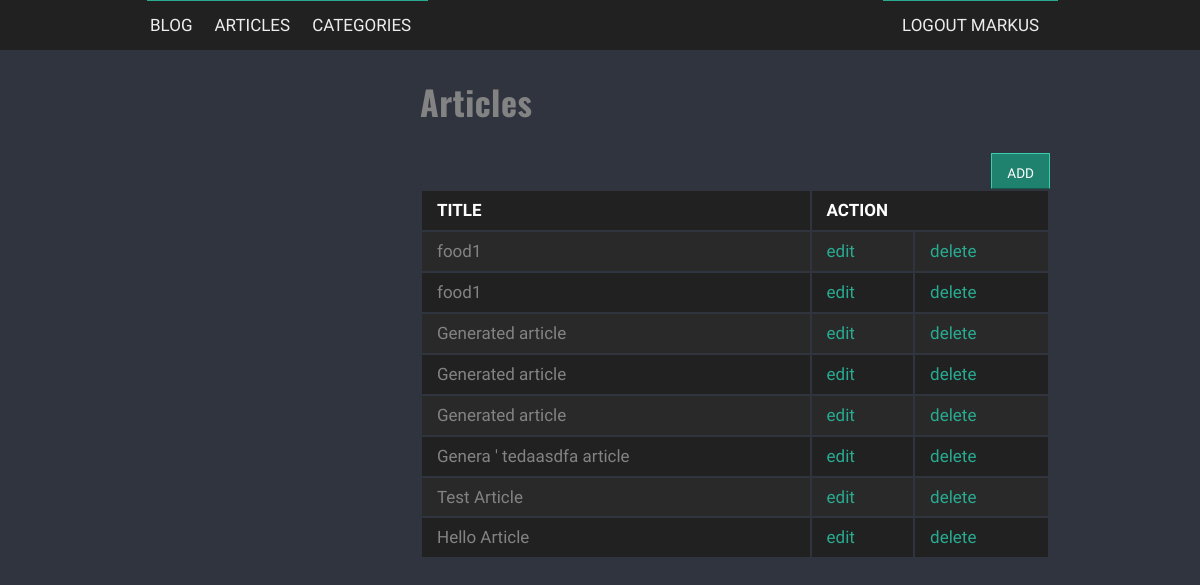
/admin/article.php (signed in), run on an earlier commit of the app's database.
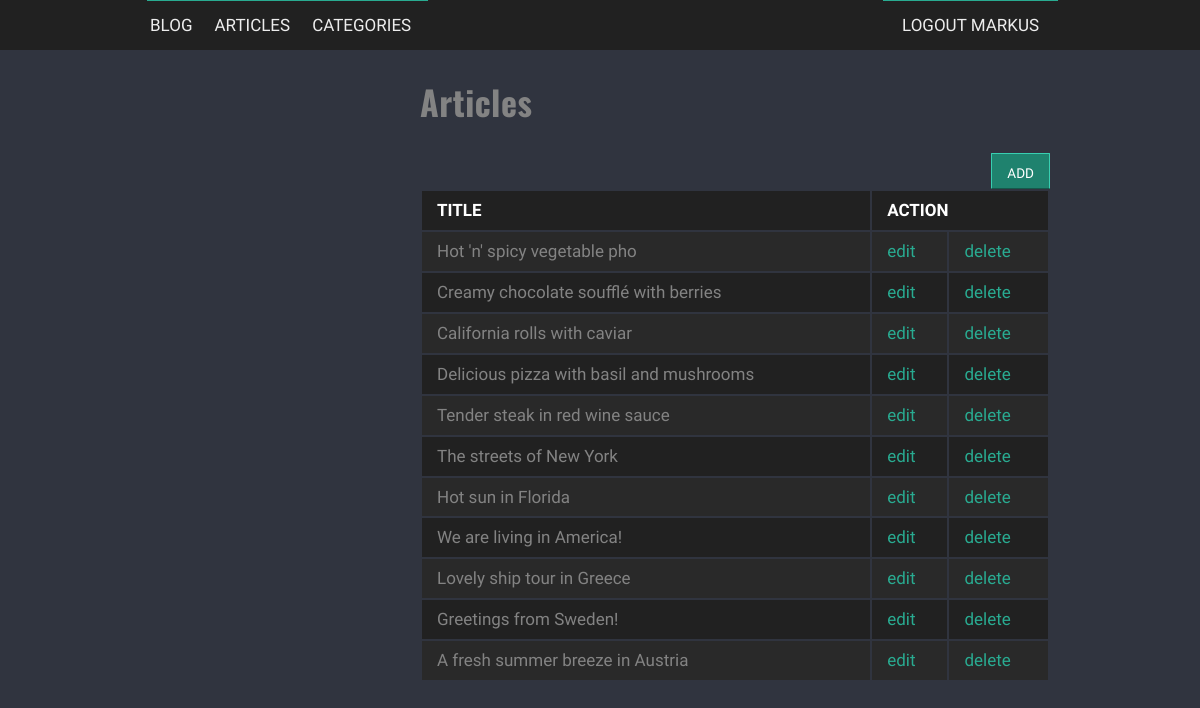
And on a later commit of the database.
### tables this page shows
CREATE TABLE IF NOT EXISTS `article` (
  `id` int(11) NOT NULL AUTO_INCREMENT,
  `slug` varchar(255) NOT NULL,
  `title` varchar(255) NOT NULL,
  `teaser` text NOT NULL,
  `content` text NOT NULL,
  `image` varchar(255) NOT NULL,
  `category_id` int(11) NOT NULL,
  `user_id` int(11) NOT NULL,
  `date_created` int(11) NOT NULL,
  `date_modified` int(11) NOT NULL,
  `status` int(1) NOT NULL,
  PRIMARY KEY (`id`),
  KEY `category_id` (`category_id`)
);

### src/php/functions/auth.php (called while the page is built, shortened)
<?php
function auth(){
    $newUserHash = md5($_SERVER['HTTP_USER_AGENT'] . $_SERVER['REMOTE_ADDR']);
    $oldUserHash = isset($_SESSION['user_hash'])?$_SESSION['user_hash']:'';
    $login = isset($_SESSION['user_login'])?$_SESSION['user_login']:false;
    if($oldUserHash == $newUserHash && $login == true){
        return true;
    }
    return false;
}

### src/php/functions/getArticles.php (called while the page is built)
<?php
function getArticles(){
    global $db;
    $query = "SELECT * FROM article WHERE status = '1' ORDER BY date_created DESC";
    $result = mysqli_query($db, $query);
    $articles = array();
    if(mysqli_num_rows($result) > 0){
        while($article = mysqli_fetch_array($result, MYSQLI_ASSOC)){
            $articles[] = $article;
        }
        return $articles;
    }
    return false;
}

### src/php/layout/admin/_articleList.php (the view)
<h1>Articles</h1>
<a class="right button small" href="/admin/edit-article.php?action=add">add</a>
<?php if(isset($articleList)): ?>
    <table class="table">
        <tr>
            <th>Title</th>
            <th colspan="2">Action</th>
        </tr>
        <?php foreach($articleList as $article): ?>
            <tr>
                <td><?php echo $article['title']; ?></td>
                <td><a href="/admin/edit-article.php?action=edit&id=<?php echo $article['id']; ?>">edit</a></td>
                <td><a href="/admin/article.php?action=delete&id=<?php echo $article['id']; ?>.php">delete</a></td>
            </tr>
        <?php endforeach; ?>
    </table>
<?php endif; ?>

### public/admin/article.php (shortened to what this page needs)
<?php
$articleList = getArticles();
?>
<!DOCTYPE html>
<html>
<head>
    <?php include 'layout/_meta.php'; ?>
</head>
<body>
<div id="outer">
    <?php include 'layout/admin/_navigation.php'; ?>
    <div class="wrap">
        <div id="content">
            <?php include 'layout/admin/_articleList.php'; ?>
        </div>
    </div>
</div>
</body>
</html>

### src/php/layout/_meta.php (shortened to what this page needs)
<link rel="stylesheet" type="text/css" media="screen" href="/css/blog.css" />

### src/php/layout/admin/_navigation.php
<nav class="mainNav">
    <div class="wrap">
        <ul>
            <li><a href="/index.php">Blog</a></li>
            <li><a href="/admin/article.php">Articles</a></li>
            <li><a href="/admin/category.php">Categories</a></li>
            <?php if(auth()): ?>
                <li class="right"><a href="/logout.php">logout <?php echo $_SESSION['user_name']; ?></a></li>
            <?php else: ?>
                <li class="right"><a href="/login.php">Login</a></li>
            <?php endif; ?>
        </ul>
    </div>
</nav>

### public/css/blog.css (style rules this page uses)
.button { background-color: #1f826e; border: 1px solid #38cfb1; border-bottom: 1px solid #15594b; height: 36px; border-radius: 1px; padding: 8px 15px; margin: 0px; display: inline-block; font-size: 13.6px; font-family: "Tienne", serif; color: white; text-align: center; width: 100%; outline: none; text-transform: uppercase; }
.button.small { width: auto; }
.table { width: 100%; }
.table td, .table th { text-align: left; padding: 5px 15px; }
.table th { text-transform: uppercase; color: white; }
.table tr { background-color: #292929; }
.table tr:nth-child(odd) { background-color: #212121; }
.mainNav { background-color: #212121; height: 50px; font-size: 17px; }
.mainNav ul { margin: 0; padding: 0; list-style-type: none; zoom: 1; }
.mainNav ul:before, .mainNav ul:after { content: "\0020"; display: block; height: 0; overflow: hidden; }
.mainNav ul:after { clear: both; }
.mainNav li { margin: 0; padding: 0; float: left; position: relative; height: 50px; z-index: 1; background-color: #212121; }
.mainNav li:first-of-type a { padding-left: 0px; }
.mainNav li.right { float: right; }
.mainNav a { color: #ededed; text-decoration: none; text-transform: uppercase; display: inline-block; padding: 11px; position: relative; }
.mainNav a:after { margin: 0; padding: 0; content: ''; display: block; width: 110%; top: -50px; left: -5%; height: 100%; position: absolute; background-color: #29ab91; z-index: -1; }
html, body { margin: 0; padding: 0; min-height: 100%; font-size: 17px; font-family: "Tienne", serif; color: #838383; line-height: 1.7; }
body * { -webkit-box-sizing: border-box; -moz-box-sizing: border-box; box-sizing: border-box; }
body { background-color: #30343f; }
h1, h2, h3, h4, h5, h6 { font-family: "Oswald", sans-serif; letter-spacing: .5px; }
ul { list-style-type: none; margin: 0px; padding: 0px; }
a { text-decoration: none; color: #29ab91; }
.wrap { width: 100%; max-width: 900px; margin: 0 auto; }
#content { width: 70%; float: right; }
.right { float: right; }

What changed in the data, as far as the page shows it:
added article: title "Hot 'n' spicy vegetable pho"
added article: title "Creamy chocolate soufflé with berries"
added article: title "California rolls with caviar"
changed article: title "food1" → "Delicious pizza with basil and mushrooms"
changed article: title "food1" → "Tender steak in red wine sauce"
changed article: title "Generated article" → "The streets of New York"
changed article: title "Generated article" → "Hot sun in Florida"
changed article: title "Generated article" → "We are living in America!"
changed article: title "Genera ' tedaasdfa article" → "Lovely ship tour in Greece"
changed article: title "Test Article" → "Greetings from Sweden!"
changed article: title "Hello Article" → "A fresh summer breeze in Austria"
